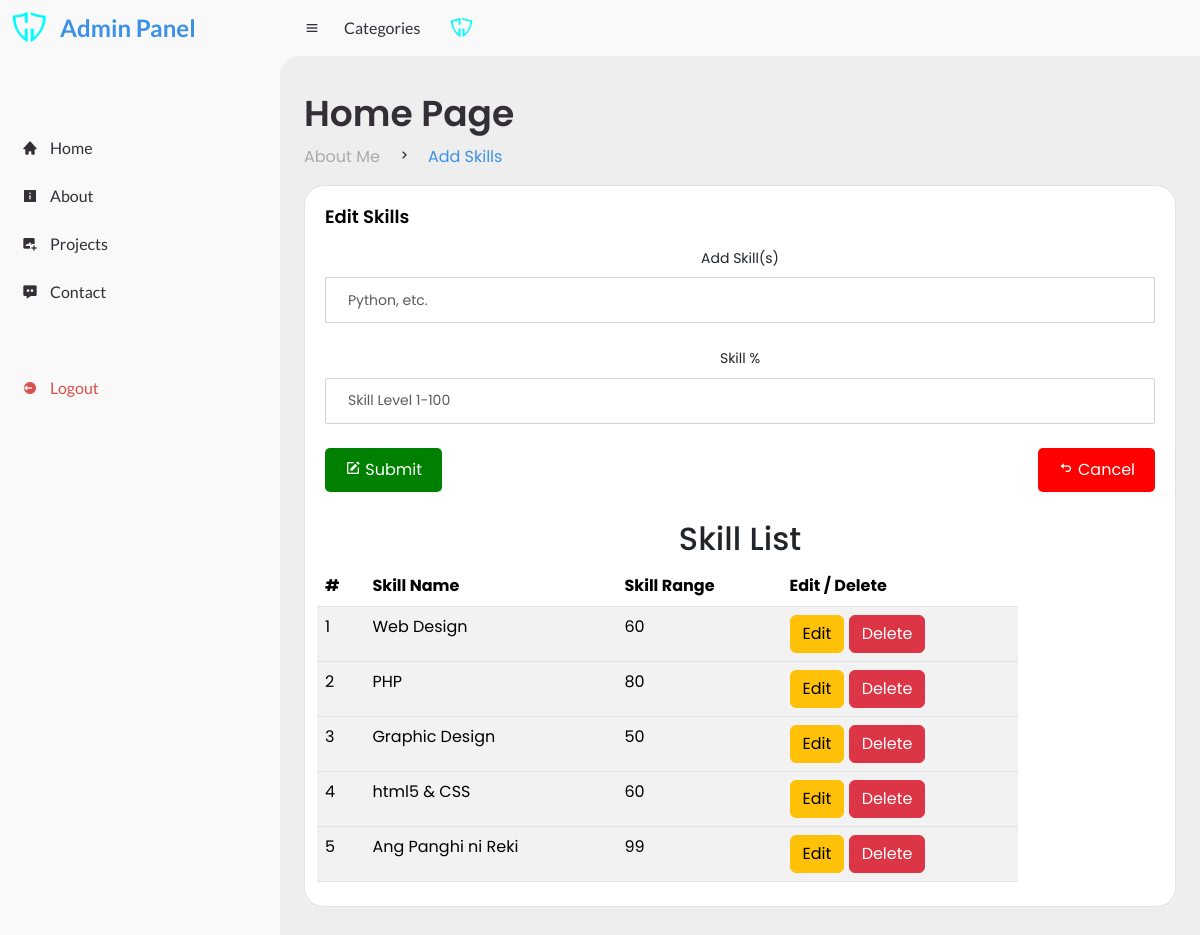
/admin/add-skills.php (signed in), run on an earlier commit of the app's database.
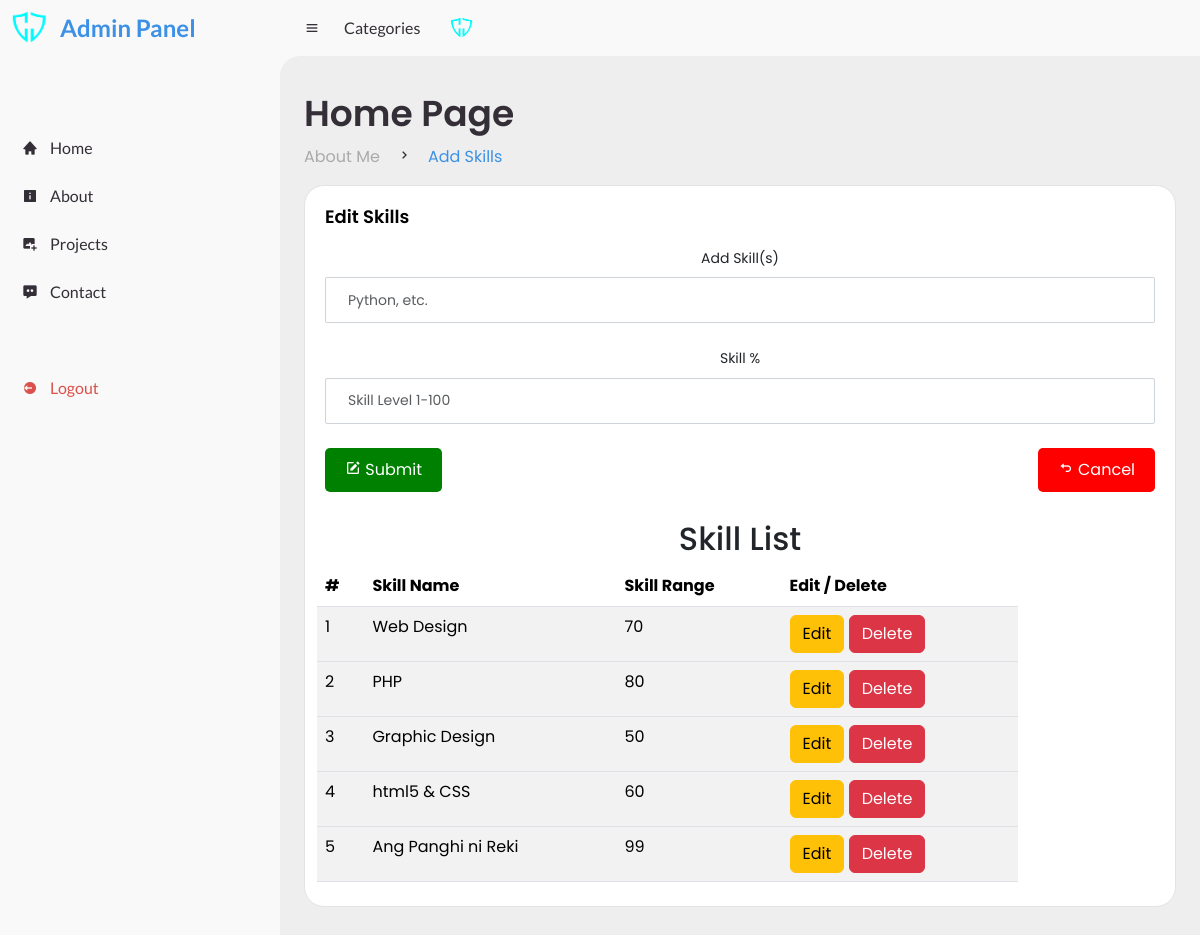
And on a later commit of the database.
### tables this page shows
CREATE TABLE `skills` (
  `skill_id` int(10) NOT NULL,
  `skillName` varchar(50) NOT NULL,
  `skillRange` int(10) NOT NULL
);

### admin/add-skills.php (the view, shortened to what this page needs)
<!DOCTYPE html>
<html lang="en">
<head>
	<link href="https://cdn.jsdelivr.net/npm/bootstrap@5.3.3/dist/css/bootstrap.min.css" rel="stylesheet">
	<link href='https://unpkg.com/boxicons@2.0.9/css/boxicons.min.css' rel='stylesheet'>
	<link rel="stylesheet" href="assets/style.css">
</head>
<body>
	<?php include('header.php'); ?>
	<section id="content">
		<nav>
			<i class='bx bx-menu' ></i>
			<a href="#" class="nav-link">Categories</a>
			<a href="#" class="profile">
				<img src="../images/cj_logo.png">
			</a>
		</nav>
		<main>
			<div class="head-title">
				<div class="left">
					<h1>Home Page</h1>
					<ul class="breadcrumb">
						<li>
							<a class="" href="#">About Me</a>
						</li>
						<li><i class='bx bx-chevron-right' ></i></li>
						<li>
							<a class="active" href="#">Add Skills</a>
						</li>
					</ul>
				</div>
			</div>
			<div class="col-12 grid-margin stretch-card">
              <div class="card">
                <div class="card-body">
                  <h4 class="card-title">Edit Skills</h4>
                  <form class="forms-sample" method="POST" enctype="multipart/form-data" action="add-skills.php">
				  	<div class="form-group" style="text-align: center;">
                      <label for="post_title">Add Skill(s)</label>
                      <input type="text" name="Skills" class="form-control" id="Skills" placeholder="Python, etc. ">
                    </div>
                    <div class="form-group" style="text-align: center;">
                      <label for="post_title">Skill %</label>
                      <input type="text" name="Lvl" class="form-control" id="Lvl" placeholder="Skill Level 1-100">
                    </div>
                    <div class="button-container">
					<button type="submit" name="Submit" class="btn-submit">
    					<i class='bx bxs-edit'></i> Submit
					</button>
					<a href="about.php" class="btn-cancel">
						<i class='bx bx-undo'></i> Cancel
					</a>
                    </div>
                  </form>
                </div>
				<section class="container py-2 mb-12">
					<h2 style="text-align: center;">Skill List</h2>
					<div class="row">
						<div class="col-lg-10">
							<table class="table table-striped table-hover">
								<thead class="thead-dark">
								<tr>
									<th>#</th>
									<th>Skill Name</th>
									<th>Skill Range</th>
									<th>Edit / Delete</th>
								</tr>
								</thead>
								<?php
								global $ConnectingDB;
								$sql = "SELECT * FROM skills";
								$stmt = $ConnectingDB->query($sql);
								$count = 0;
								while ($DataRows = $stmt->fetch()){
									$skillId			=	$DataRows["skill_id"];
									$skillName			=	$DataRows["skillName"];
									$skillRange			=	$DataRows["skillRange"];
									$count++;
								?>
								<tbody>
								<tr>
									<td><?php echo $count; ?></td>
									<td><?php echo $skillName; ?></td>
									<td><?php echo $skillRange; ?></td>
									<td>
										<a href="edit-skills.php?skill_id=<?php echo $skillId; ?>"><span class="btn btn-warning">Edit</span></a>
										<a href="delete-skills.php?skill_id=<?php echo $skillId; ?>"><span class="btn btn-danger">Delete</span></a>
									</td>
								</tr>
								</tbody>
								<?php } ?>
							</table>
						</div>
					</div>
				</section>
              </div>
            </div>
		</main>
	</section>
</body>
</html>

What changed in the data, as far as the page shows it:
changed skills "Web Design": skillRange "60" → "70"
